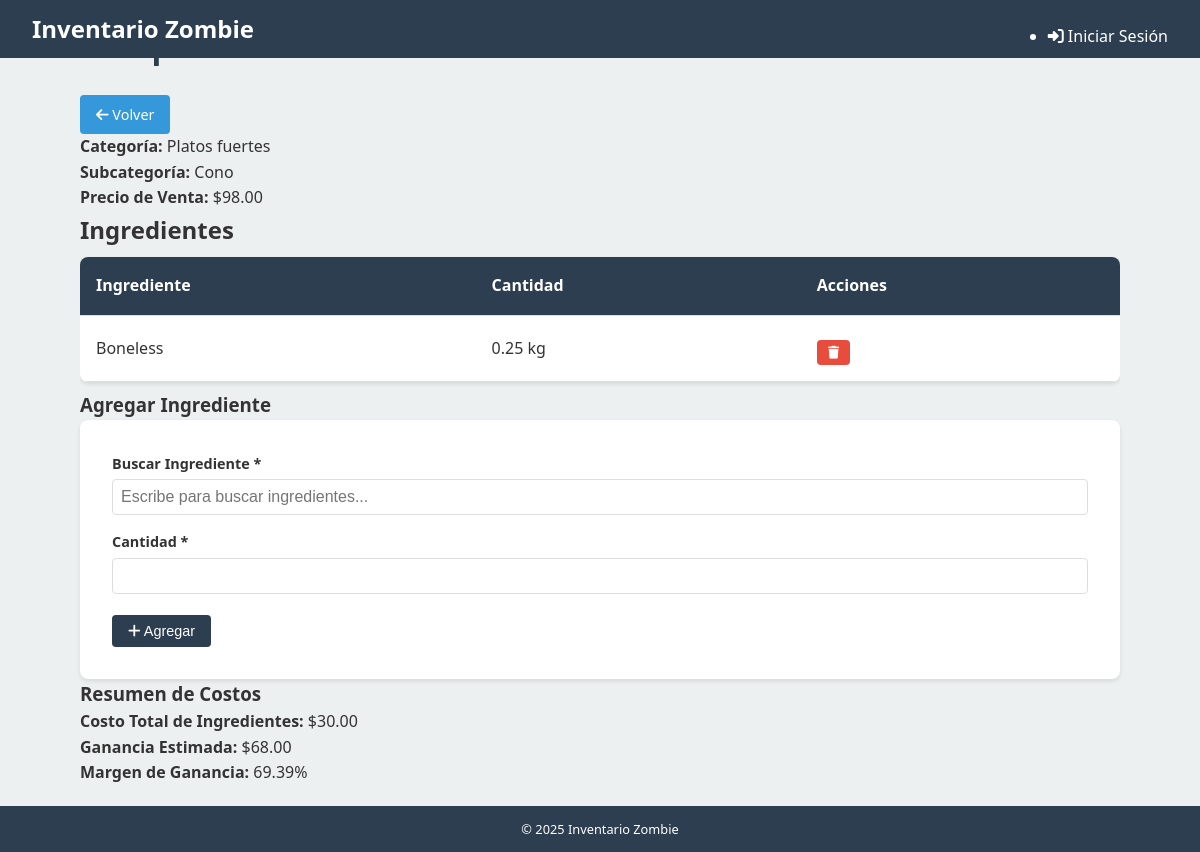
The page /articulos/composicion/11 on the database as committed earlier.
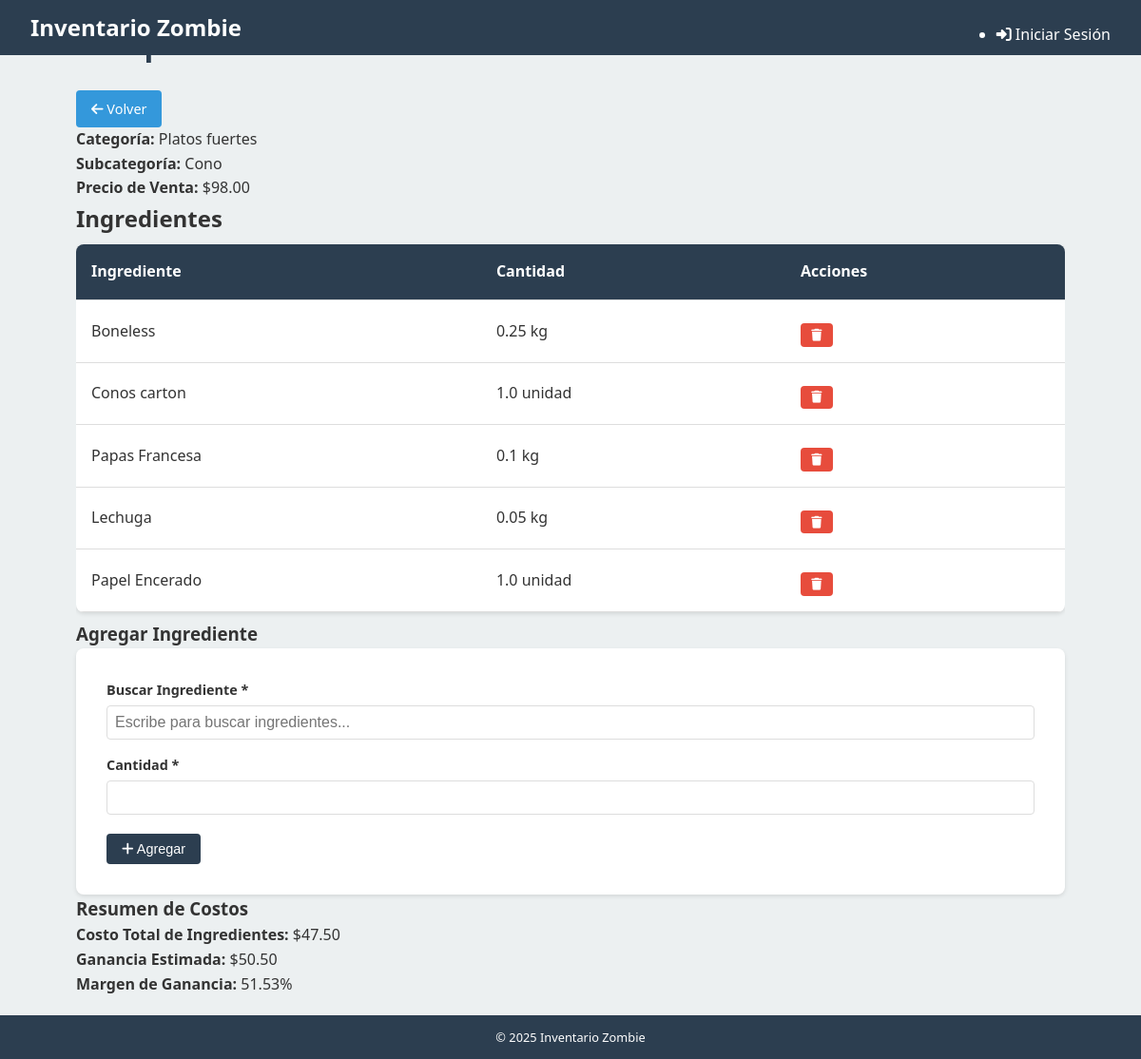
The same page on the database as committed later.
### tables this page shows
CREATE TABLE ArticulosVendidos (
    id INTEGER PRIMARY KEY AUTOINCREMENT,
    nombre TEXT NOT NULL UNIQUE,
    categoria TEXT,
    subcategoria TEXT,
    precio_venta REAL
, articulo_padre_id INTEGER REFERENCES ArticulosVendidos(id), es_variante BOOLEAN DEFAULT 0);

CREATE TABLE ComposicionArticulo (
    id INTEGER PRIMARY KEY AUTOINCREMENT,
    articulo_id INTEGER NOT NULL,
    ingrediente_id INTEGER NOT NULL,
    cantidad REAL NOT NULL,
    FOREIGN KEY (articulo_id) REFERENCES ArticulosVendidos (id),
    FOREIGN KEY (ingrediente_id) REFERENCES Ingredientes (id)
);

CREATE TABLE Ingredientes (
    id INTEGER PRIMARY KEY AUTOINCREMENT,
    nombre TEXT NOT NULL UNIQUE,
    unidad_medida TEXT NOT NULL,
    precio_compra REAL,
    cantidad_actual REAL NOT NULL DEFAULT 0,
    stock_minimo REAL
, categoria TEXT);

### routes/articulos.py (the view, shortened to what this page needs)
@articulos_web_bp.route('/composicion/<int:id>', methods=['GET'])
def composicion(id):
    db = get_db()
    cursor = db.execute('''
        SELECT a.*, p.nombre as articulo_padre_nombre
        FROM ArticulosVendidos a
        LEFT JOIN ArticulosVendidos p ON a.articulo_padre_id = p.id
        WHERE a.id = ?
    ''', (id,))
    articulo = cursor.fetchone()
    if articulo is None:
        return render_template('error.html', message='Artículo no encontrado'), 404
    cursor = db.execute('''
        SELECT c.id, c.articulo_id, c.ingrediente_id, c.cantidad,
               i.nombre as ingrediente_nombre, i.unidad_medida, i.precio_compra
        FROM ComposicionArticulo c
        JOIN Ingredientes i ON c.ingrediente_id = i.id
        WHERE c.articulo_id = ?
    ''', (id,))
    composicion = [dict(id=row['id'],
                       articulo_id=row['articulo_id'],
                       ingrediente_id=row['ingrediente_id'],
                       cantidad=row['cantidad'],
                       ingrediente_nombre=row['ingrediente_nombre'],
                       unidad_medida=row['unidad_medida'],
                       precio_compra=row['precio_compra'])
                  for row in cursor.fetchall()]
    cursor = db.execute('SELECT * FROM Ingredientes')
    ingredientes = [dict(id=row['id'],
                        nombre=row['nombre'],
                        unidad_medida=row['unidad_medida'])
                   for row in cursor.fetchall()]
    costo_total = sum(comp['precio_compra'] * comp['cantidad'] for comp in composicion)
    return render_template('articulos/composicion.html',
                          articulo=articulo,
                          composicion=composicion,
                          ingredientes=ingredientes,
                          costo_total=costo_total)

### app.py (called while the page is built)
@app.template_global()
def now():
    return datetime.datetime.now()

@app.after_request
def add_cors_headers(response):
    response.headers.add('Access-Control-Allow-Origin', '*')
    response.headers.add('Access-Control-Allow-Headers', 'Content-Type,Authorization')
    response.headers.add('Access-Control-Allow-Methods', 'GET,PUT,POST,DELETE,OPTIONS')
    return response

### database.py (called while the page is built)
def get_db():
    if 'db' not in g:
        g.db = sqlite3.connect(
            os.path.join(current_app.instance_path, 'inventario_zombie.sqlite'),
            detect_types=sqlite3.PARSE_DECLTYPES
        )
        g.db.row_factory = sqlite3.Row
        g.db.execute("PRAGMA foreign_keys=ON")
        g.db.execute("PRAGMA journal_mode=WAL")  # Write-Ahead Logging para mejor concurrencia
        g.db.execute("PRAGMA busy_timeout=5000")  # 5 segundos de timeout
    return g.db

### templates/articulos/composicion.html (shortened to what this page needs)
{% extends "layout.html" %}
{% block content %}
<div class="page-header">
    <h1>Composición: {{ articulo.nombre }}</h1>
    <div class="page-actions">
        <a href="{{ url_for('articulos_web.index') }}" class="btn btn-secondary">
            <i class="fas fa-arrow-left"></i> Volver
        </a>
    </div>
</div>
<div class="product-details">
    <div class="detail-item">
        <strong>Categoría:</strong> {{ articulo.categoria }}
    </div>
    {% if articulo.subcategoria %}
    <div class="detail-item">
        <strong>Subcategoría:</strong> {{ articulo.subcategoria }}
    </div>
    {% endif %}
    <div class="detail-item">
        <strong>Precio de Venta:</strong> ${{ "%.2f"|format(articulo.precio_venta) }}
    </div>
</div>
<div class="composition-section">
    <h2>Ingredientes</h2>
    <div class="table-responsive">
        <table>
            <thead>
                <tr>
                    <th>Ingrediente</th>
                    <th>Cantidad</th>
                    <th>Acciones</th>
                </tr>
            </thead>
            <tbody id="composition-list">
                {% for comp in composicion %}
                <tr {% if comp.heredado %}class="inherited-row"{% endif %}>
                    <td>
                        {{ comp.ingrediente_nombre }}
                    </td>
                    <td>{{ comp.cantidad }} {{ comp.unidad_medida }}</td>
                    <td>
                        {% if not comp.heredado %}
                        <button class="btn btn-danger btn-sm delete-composition"
                                data-id="{{ comp.id }}"
                                data-ingrediente="{{ comp.ingrediente_nombre }}">
                            <i class="fas fa-trash"></i>
                        </button>
                        {% endif %}
                    </td>
                </tr>
                {% else %}
                <tr>
                    <td colspan="3" class="text-center">No hay ingredientes en este artículo</td>
                </tr>
                {% endfor %}
            </tbody>
        </table>
    </div>
    <div class="composition-form-container">
        <h3>Agregar Ingrediente</h3>
        <form id="composition-form" class="mobile-form">
            <div class="ingredient-search-container">
                <label for="ingredient-search">Buscar Ingrediente <span class="required">*</span></label>
                <input type="text"
                       id="ingredient-search"
                       class="ingredient-search-input"
                       placeholder="Escribe para buscar ingredientes..."
                       autocomplete="off">
            </div>
            <div class="form-group">
                <label for="cantidad">Cantidad <span class="required">*</span></label>
                <input type="number" id="cantidad" name="cantidad" step="0.01" min="0.01" required>
            </div>
            <div class="form-actions">
                <button type="submit" class="btn btn-primary">
                    <i class="fas fa-plus"></i> Agregar
                </button>
            </div>
        </form>
    </div>
</div>
<div class="cost-summary">
    <h3>Resumen de Costos</h3>
    <div class="detail-item">
        <strong>Costo Total de Ingredientes:</strong> <span id="total-cost">${{ "%.2f"|format(costo_total) }}</span>
    </div>
    <div class="detail-item">
        <strong>Ganancia Estimada:</strong> <span id="estimated-profit">${{ "%.2f"|format(articulo.precio_venta - costo_total) }}</span>
    </div>
    <div class="detail-item">
        <strong>Margen de Ganancia:</strong>
        <span id="profit-margin">
            {% if articulo.precio_venta > 0 %}
            {{ "%.2f"|format(((articulo.precio_venta - costo_total) / articulo.precio_venta) * 100) }}%
            {% else %}
            0.00%
            {% endif %}
        </span>
    </div>
</div>
{% endblock %}

### templates/layout.html (shortened to what this page needs)
<!DOCTYPE html>
<html lang="es">
<head>
    <link rel="stylesheet" href="{{ url_for('static', filename='css/main.css') }}">
    <link rel="stylesheet" href="https://cdnjs.cloudflare.com/ajax/libs/font-awesome/6.1.1/css/all.min.css">
</head>
<body>
    <header>
        <nav>
            <div class="logo">
                <a href="{{ url_for('index') }}">Inventario Zombie</a>
            </div>
            <ul class="nav-links">
                {% if current_user.is_authenticated %}
                    {% if current_user.rol == 'admin' %}
                        <li><a href="{{ url_for('recepciones_web.formulario') }}"><i class="fas fa-utensils"></i> Cocina</a></li>
                        <li><a href="{{ url_for('recepciones_web.historial') }}"><i class="fas fa-clipboard-list"></i> Historial Recepciones</a></li>
                        <li><a href="{{ url_for('ventas_web.lista') }}"><i class="fas fa-chart-line"></i> Ventas</a></li>
                        <li><a href="{{ url_for('ingredientes_web.index') }}"><i class="fas fa-carrot"></i> Ingredientes</a></li>
                        <li><a href="{{ url_for('articulos_web.index') }}"><i class="fas fa-hamburger"></i> Artículos</a></li>
                        <li><a href="{{ url_for('inventario_web.dashboard') }}"><i class="fas fa-warehouse"></i> Inventario</a></li>
                        <li><a href="{{ url_for('auth.lista_usuarios') }}"><i class="fas fa-users"></i> Usuarios</a></li>
                    {% elif current_user.rol == 'cocina' %}
                        <li><a href="{{ url_for('recepciones_web.formulario') }}"><i class="fas fa-utensils"></i> Recepción</a></li>
                        <li><a href="{{ url_for('recepciones_web.historial') }}"><i class="fas fa-clipboard-list"></i> Historial</a></li>
                    {% endif %}
                    <li class="user-menu">
                        <a href="#"><i class="fas fa-user-circle"></i> {{ current_user.nombre }}</a>
                        <ul class="dropdown">
                            <li><a href="{{ url_for('auth.logout') }}"><i class="fas fa-sign-out-alt"></i> Cerrar Sesión</a></li>
                        </ul>
                    </li>
                {% else %}
                    <li><a href="{{ url_for('auth.login') }}"><i class="fas fa-sign-in-alt"></i> Iniciar Sesión</a></li>
                {% endif %}
            </ul>
        </nav>
    </header>
    <main class="container">
        {% block content %}{% endblock %}
    </main>
    <footer>
        <p>&copy; {{ now().year }} Inventario Zombie</p>
    </footer>
</body>
</html>

### static/css/main.css (style rules this page uses)
:root { --primary-color: #2c3e50; --secondary-color: #3498db; --accent-color: #e74c3c; --background-color: #ecf0f1; --text-color: #333; --light-text: #fff; --success-color: #2ecc71; --warning-color: #f39c12; --error-color: #e74c3c; --info-color: #3498db; }
* { margin: 0; padding: 0; box-sizing: border-box; }
body { font-family: 'Segoe UI', Tahoma, Geneva, Verdana, sans-serif; line-height: 1.6; color: var(--text-color); background-color: var(--background-color); }
.container { width: 95%; margin: 0 auto; padding: 10px; }
header { background-color: var(--primary-color); color: var(--light-text); padding: 0.5rem 0; position: fixed; top: 0; width: 100%; z-index: 1000; }
nav { display: flex; justify-content: space-between; align-items: center; padding: 0 1rem; }
.logo a { color: var(--light-text); text-decoration: none; font-size: 1.2rem; font-weight: bold; }
.nav-links { position: fixed; top: 0; right: -100%; width: 70%; height: 100vh; background-color: var(--primary-color); flex-direction: column; justify-content: flex-start; align-items: center; padding-top: 60px; transition: right 0.3s ease; z-index: 900; }
.nav-links li { margin: 1rem 0; width: 100%; text-align: center; }
.nav-links a { color: var(--light-text); text-decoration: none; font-size: 1.1rem; display: block; padding: 0.5rem 0; transition: background-color 0.3s; }
main { margin-top: 60px; min-height: calc(100vh - 110px); padding: 1rem 0; }
h1 { color: var(--primary-color); margin-bottom: 1rem; font-size: 1.5rem; text-align: center; }
.btn { display: inline-block; background-color: var(--secondary-color); color: var(--light-text); padding: 0.5rem 1rem; border-radius: 4px; text-decoration: none; margin-top: 0.5rem; transition: background-color 0.3s; text-align: center; border: none; cursor: pointer; font-size: 0.9rem; }
form { background: white; padding: 1rem; border-radius: 8px; box-shadow: 0 2px 4px rgba(0, 0, 0, 0.1); width: 100%; margin: 0 auto; }
.form-group { margin-bottom: 0.8rem; }
label { display: block; margin-bottom: 0.3rem; font-weight: bold; font-size: 0.9rem; }
input, select, textarea { width: 100%; padding: 0.5rem; border: 1px solid #ddd; border-radius: 4px; font-size: 1rem; }
.table-responsive { overflow-x: auto; width: 100%; }
table { width: 100%; border-collapse: collapse; margin: 0.5rem 0; background-color: white; border-radius: 8px; overflow: hidden; box-shadow: 0 2px 4px rgba(0, 0, 0, 0.1); }
th, td { padding: 0.7rem; text-align: left; border-bottom: 1px solid #ddd; font-size: 0.9rem; }
th { background-color: var(--primary-color); color: var(--light-text); }
footer { background-color: var(--primary-color); color: var(--light-text); text-align: center; padding: 0.8rem 0; font-size: 0.8rem; }
@media screen and (min-width: 768px) { .container { width: 90%; padding: 20px; } }
@media screen and (min-width: 768px) { nav { padding: 0 2rem; } }
@media screen and (min-width: 768px) { .logo a { font-size: 1.5rem; } }
@media screen and (min-width: 768px) { .nav-links { position: static; width: auto; height: auto; background-color: transparent; display: flex; flex-direction: row; padding-top: 0; } }
@media screen and (min-width: 768px) { .nav-links li { margin-left: 1.5rem; margin-bottom: 0; width: auto; } }
@media screen and (min-width: 768px) { .nav-links a { font-size: 1rem; padding: 0; } }
@media screen and (min-width: 768px) { main { margin-top: 70px; padding: 2rem 0; } }
@media screen and (min-width: 768px) { h1 { font-size: 2rem; text-align: left; } }
@media screen and (min-width: 768px) { form { padding: 2rem; } }
@media screen and (min-width: 768px) { th, td { padding: 1rem; font-size: 1rem; } }
.btn-primary { background-color: var(--primary-color); }
.btn-secondary { background-color: var(--secondary-color); }
.btn-danger { background-color: var(--accent-color); }
.btn-sm { padding: 0.3rem 0.7rem; font-size: 0.8rem; }

### templates/articulos/composicion.html (style rules this page uses)
.page-actions { display: flex; gap: 10px; align-items: center; }
.ingredient-search-container { position: relative; margin-bottom: 15px; }
.ingredient-search-input { width: 100%; padding: 8px; border: 1px solid #ddd; border-radius: 4px; font-size: 16px; }

Rows that differ between the two databases and show on the page:
computed for ArticulosVendidos "Platos fuertes": articulo.precio_venta-costo_total "68.00" → "50.50"; precio_venta "69.39" → "51.53"
added ComposicionArticulo: ingrediente_nombre "Conos carton", cantidad "1.0", unidad_medida "unidad"
added ComposicionArticulo: ingrediente_nombre "Papas Francesa", cantidad "0.1", unidad_medida "kg"
added ComposicionArticulo: ingrediente_nombre "Lechuga", cantidad "0.05", unidad_medida "kg"
added ComposicionArticulo: ingrediente_nombre "Papel Encerado", cantidad "1.0", unidad_medida "unidad"
Other text that changed with them:
{{ "%.2f"|format(costo_total) }}: "30.00" → "47.50"
